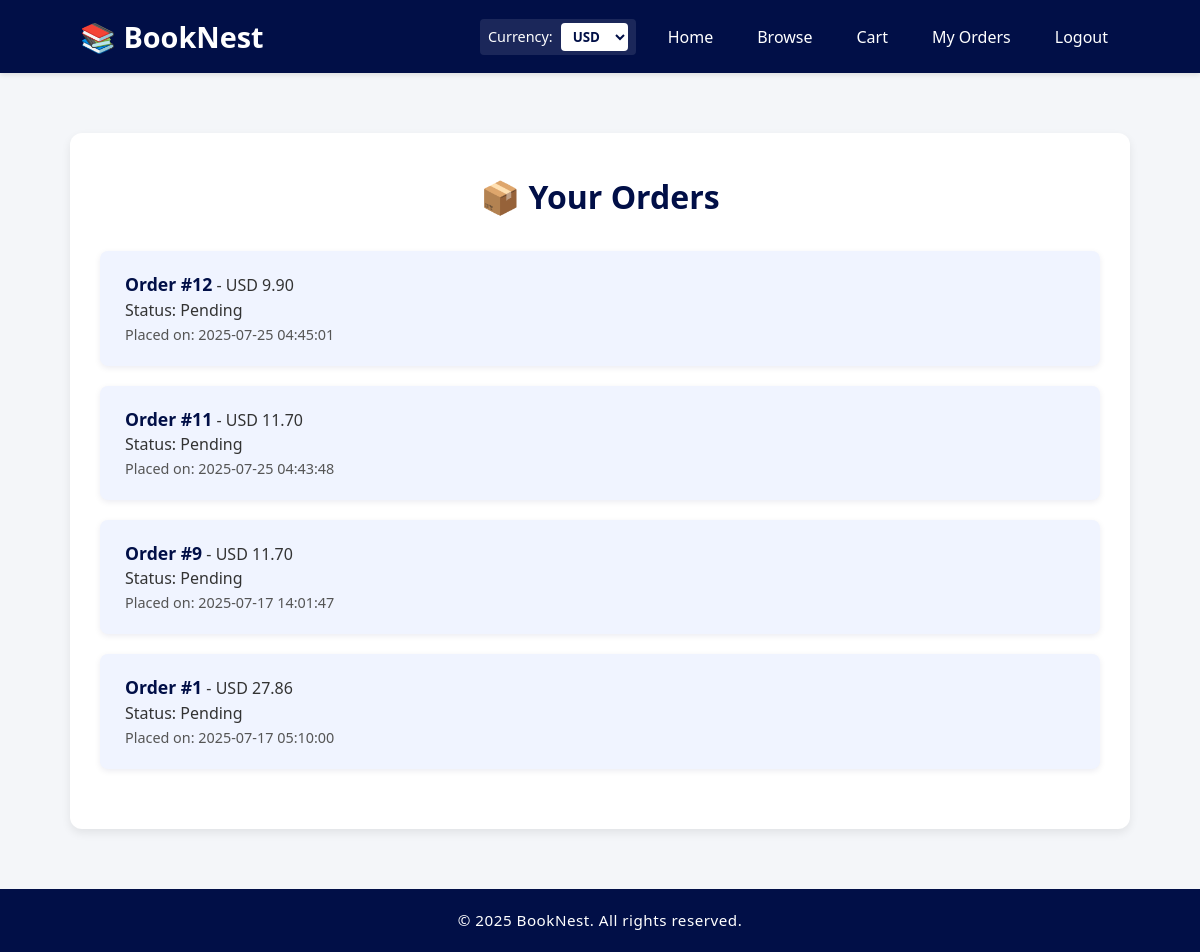
The app's page /order_history.php (signed in), older data.
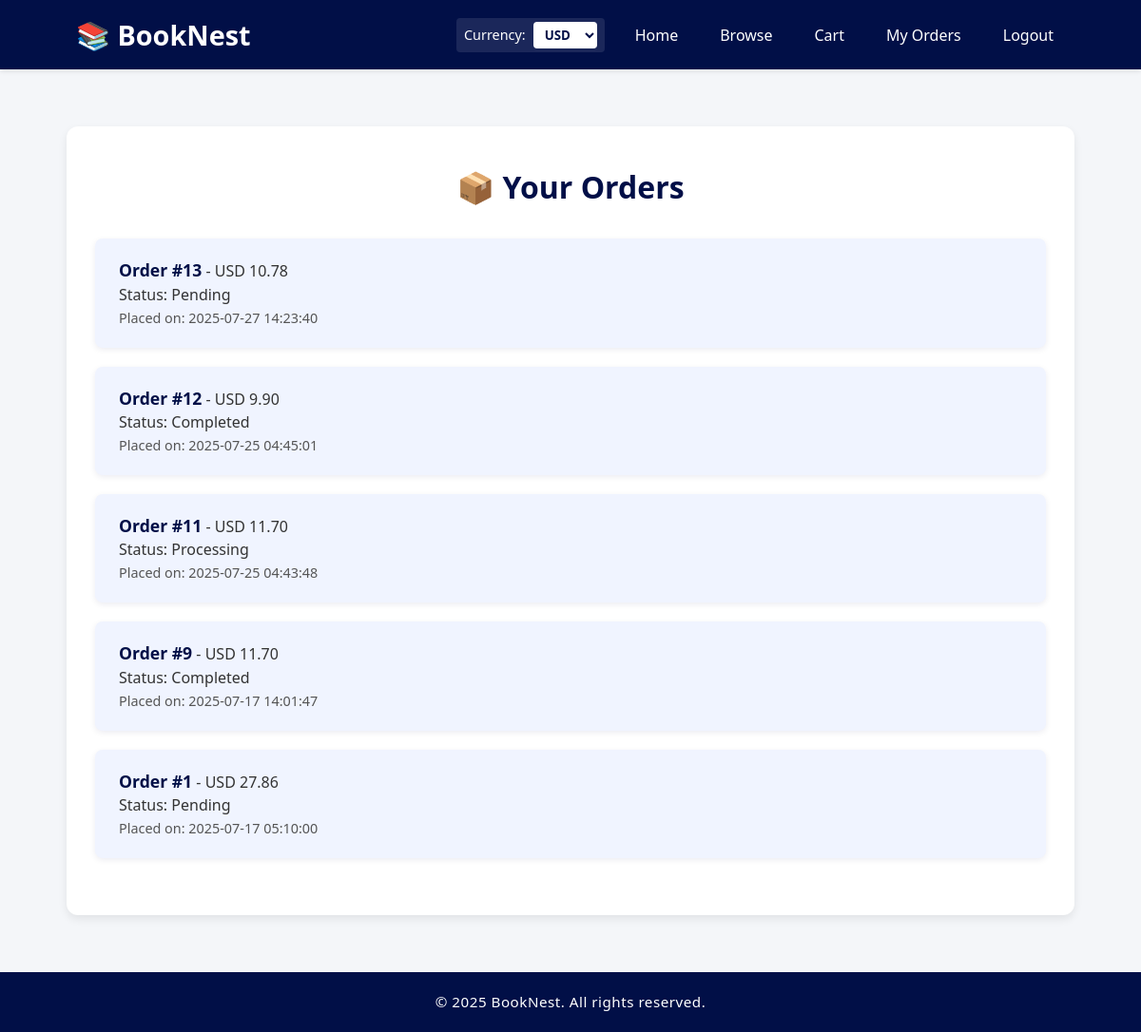
The same page, newer data.
### tables this page shows
CREATE TABLE `orders` (
  `order_id` int(11) NOT NULL,
  `user_id` int(11) DEFAULT NULL,
  `order_date` timestamp NOT NULL DEFAULT current_timestamp(),
  `status` enum('pending','processing','shipped','completed','cancelled') DEFAULT 'pending',
  `total_amount` decimal(10,2) DEFAULT 0.00
);

### includes/currency_helper.php (called while the page is built)
<?php
if (!function_exists('display_price')) {
    function display_price($price) {
        global $conn;
        if (!empty($_SESSION['user_id'])) {
            $userId = $_SESSION['user_id'];
            $stmt = $conn->prepare("SELECT ConvertPrice(?, ?) AS converted");
            $stmt->bind_param("di", $price, $userId);
            $stmt->execute();
            $result = $stmt->get_result();
            $row = $result->fetch_assoc();
            $converted = $row['converted'] ?? $price;
            $codeStmt = $conn->prepare("SELECT c.currency_code
                                        FROM user_currency_preference ucp
                                        JOIN currencies c ON ucp.currency_id = c.currency_id
                                        WHERE ucp.user_id = ?");
            $codeStmt->bind_param("i", $userId);
            $codeStmt->execute();
            $codeRes = $codeStmt->get_result();
            $codeRow = $codeRes->fetch_assoc();
            $currencyCode = $codeRow['currency_code'] ?? 'PHP';
            return $currencyCode . ' ' . number_format($converted, 2);
        }
        $currencyId = $_SESSION['currency_id'] ?? 1;
        $stmt = $conn->prepare("SELECT exchange_rate, currency_code FROM currencies WHERE currency_id = ?");
        $stmt->bind_param("i", $currencyId);
        $stmt->execute();
        $result = $stmt->get_result();
        $currency = $result->fetch_assoc();
        $rate = $currency['exchange_rate'] ?? 1.0;
        $code = $currency['currency_code'] ?? 'PHP';
        $converted = $price * $rate;
        return $code . ' ' . number_format($converted, 2);
    }
}
?>

### order_history.php (the view, shortened to what this page needs)
<?php
include 'includes/header.php';
$user_id = $_SESSION['user_id'];
$sql = "
    SELECT o.order_id, o.order_date, o.status,
           COALESCE(SUM(b.price * oi.quantity), 0) AS total_price
    FROM orders o
    LEFT JOIN order_items oi ON o.order_id = oi.order_id
    LEFT JOIN books b ON oi.book_id = b.book_id
    WHERE o.user_id = ?
    GROUP BY o.order_id, o.order_date, o.status
    ORDER BY o.order_date DESC
";
$stmt = $conn->prepare($sql);
$stmt->bind_param("i", $user_id);
$stmt->execute();
$result = $stmt->get_result();
?>
<div class="container">
    <div class="orderhistory-container">
        <h2>📦 Your Orders</h2>
        <?php while ($row = $result->fetch_assoc()): ?>
            <div class="order-block">
                <strong>Order #<?php echo $row['order_id']; ?></strong> - <?php echo display_price($row['total_price']); ?>
                <br>Status: <?php echo ucfirst($row['status']); ?>
                <br><small>Placed on: <?php echo $row['order_date']; ?></small>
            </div>
        <?php endwhile; ?>
    </div>
</div>
<?php include 'includes/footer.php'; ?>

Row changes from the older to the newer data that the page shows:
added orders: order_id "13", total_price "USD 10.78", status "Pending", order_date "2025-07-27 14:23:40"
changed orders id 12: status "Pending" → "Completed"
changed orders id 11: status "Pending" → "Processing"
changed orders id 9: status "Pending" → "Completed"
